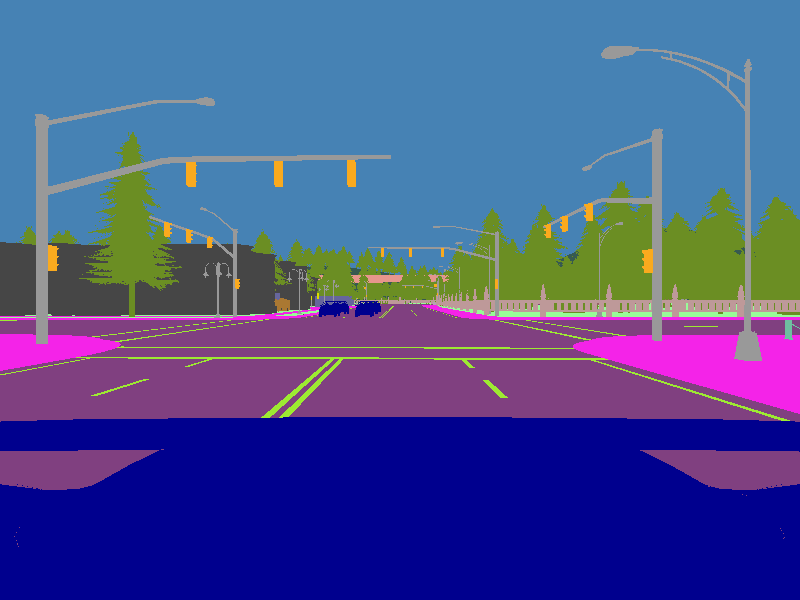
#> input picture 001791.png, 800 x 600 px
$ python img_process.py
#> lines starting #> are read from the running program, lines starting #| are printed output that depends on the picture; after the words box and inside, x2 and y2 are one past the last pixel; in counts of white or black regions, pixels touching at a corner belong together
import cv2
import numpy as np
import time

# 读取图片
image_rgb = cv2.imread('001791.png')
#> image_rgb is the input picture: shape (600, 800, 3); mean B, G, R 145.1, 81.4, 72.3

# 确保图片是RGB格式（OpenCV默认读取为BGR，需要转换）
# image_rgb = cv2.cvtColor(image)

# 定义要保留的颜色
target_color = np.array([142, 0, 0])

# 计算颜色阈值（考虑一定的容差，因为颜色可能不完全匹配）
threshold = 10  # 容差范围，可以根据需要调整
lower_bound = target_color - threshold
upper_bound = target_color + threshold

time1 = time.time()
# 创建一个与原图大小相同的全黑图像
masked_image = np.zeros_like(image_rgb)

# 使用颜色范围创建掩码
mask = cv2.inRange(image_rgb, lower_bound.reshape(1, 1, 3), upper_bound.reshape(1, 1, 3))
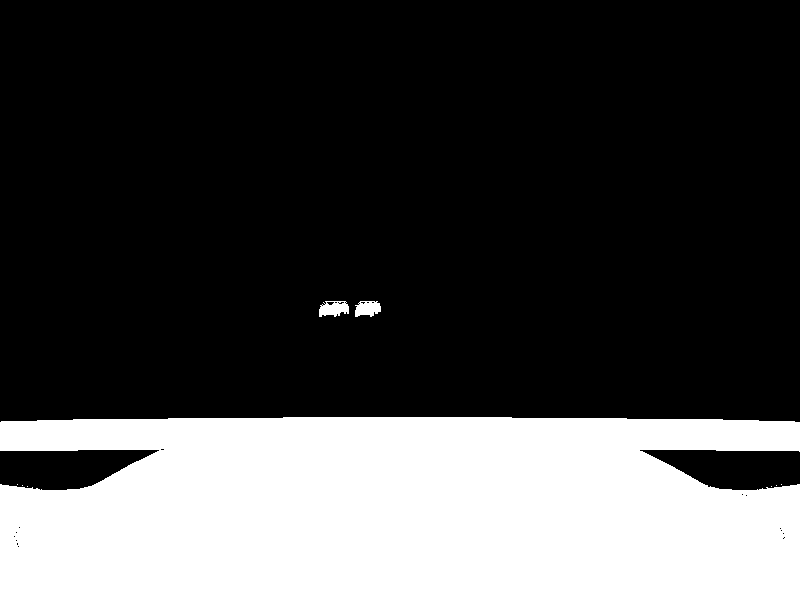
#> mask: shape (600, 800); 28.5% white; 9 white regions (6 under 20 px), largest, box (x1, y1, x2, y2) and area: (0, 417, 800, 600) 136019, (319, 301, 349, 317) 352, (355, 301, 381, 317) 321

# 将掩码应用到原图上，只保留匹配颜色的像素
masked_image[mask == 255] = image_rgb[mask == 255]
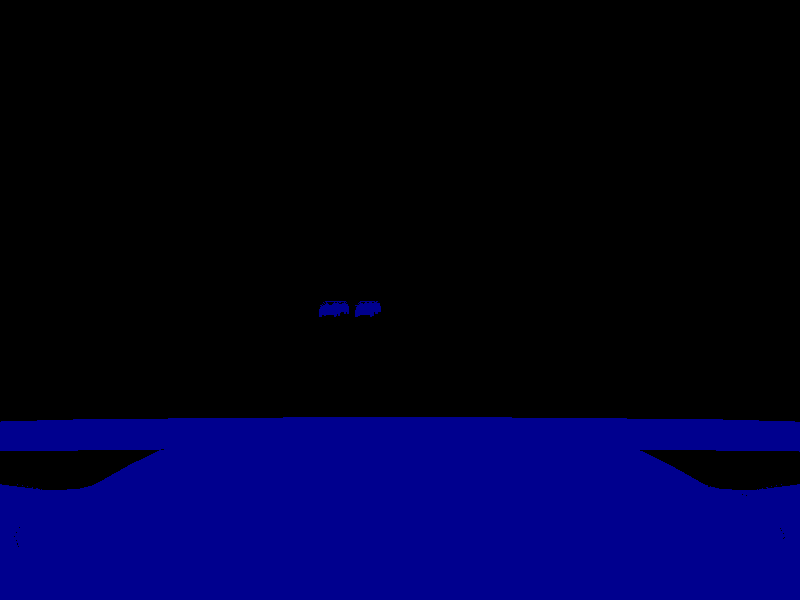
#> masked_image: shape (600, 800, 3); mean B, G, R 40.4, 0, 0
time2 = time.time()
print(1/(time2-time1))

# 将处理后的图像保存或显示
cv2.imwrite('processed_image.png', masked_image)
# 或者使用cv2.imshow('Processed Image', final_image)来显示图像，然后按任意键关闭窗口。
